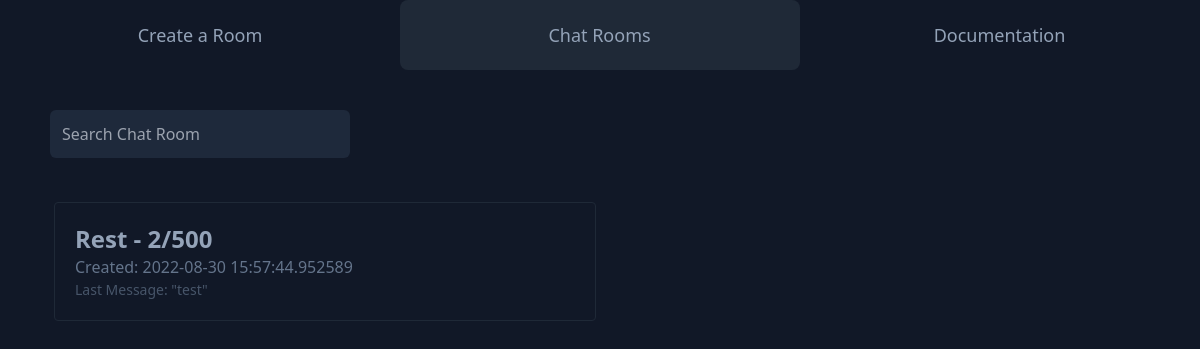
Before: / with the older database file.
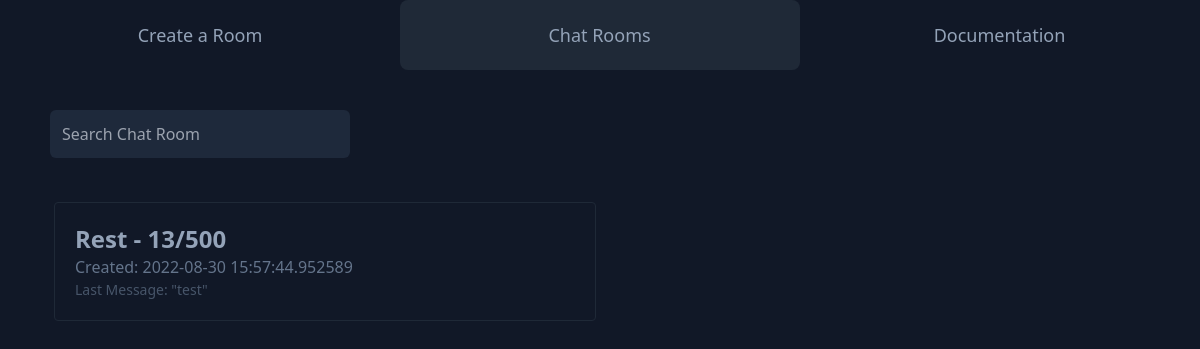
After: the same page with the newer database file.
### app.py (models this page shows, shortened)
class Rooms(db.Model):
    RID = db.Column(db.Integer, primary_key=True)
    name = db.Column(db.String(100), unique=True, nullable=False)
    visibility = db.Column(db.String(20), nullable=False)
    date = db.Column(db.DateTime, nullable=False, default=datetime.utcnow)
    messages = db.Column(db.Integer)
    closing = db.Column(db.Boolean)
    chatters = db.Column(db.Integer)

class Logs(db.Model):
    MID = db.Column(db.Integer, primary_key=True)
    RID = db.Column(db.Integer, nullable=False)
    message = db.Column(db.String(1000), nullable=False)

### app.py (the view)
@app.route('/', methods=['GET', 'POST'])
def index():
    query = request.args.get('query')
    search = "%{}%".format(query)
    public_rooms = Rooms.query.filter_by(visibility='public').filter(Rooms.name.like(search)).all()
    if query:
        return render_template('partial/roomsQuery.html', rooms=public_rooms, LastMessage=getLastMessage)
    elif query == "":
        return render_template('partial/roomsQuery.html',rooms = public_rooms, LastMessage = getLastMessage)
    public_rooms = Rooms.query.filter_by(visibility='public').all()
    return render_template('listrooms.html', rooms=public_rooms, LastMessage=getLastMessage)

### app.py (called while the page is built)
def getLastMessage(RID):
    LastMessage = Logs.query.filter_by(RID=RID).order_by(Logs.MID.desc()).first()
    if LastMessage:
        return LastMessage.message
    return "No messages yet..."

### templates/listrooms.html (shortened to what this page needs)
{% extends 'layouts/layout_land.html' %}
{% block content %}
    <div class = "div2">
        <div class = "flex justify-start flex-wrap py-10">
            <input type = "text" placeholder = "Search Chat Room" id = "searchQuery" class = "bg-slate-800 rounded-md p-3 text-slate-400 font-light focus:outline-none ml-[50px] w-[300px]">
        </div>
        <div class = "flex flex-wrap mx-[50px]" id = "roomsList">
            {% include 'partial/roomsQuery.html' %}
        </div>
    </div>
{% endblock %}

### templates/layouts/layout_land.html (shortened to what this page needs)
<!DOCTYPE html>
<html lang="en">
<head>
    <link rel="stylesheet" href="{{url_for('static',filename='dist/css/output.css')}}">
</head>
<body class = "bg-gray-900">
    <div class = "flex flex-wrap w-full text-lg">
        <a href="/createroom" class = "create-room w-4/12 rounded-lg text-center text-slate-400 py-5 font-extralight border border-transparent">
            Create a Room
        </a>
        <a href="/" class = "chat-room w-4/12 rounded-lg text-center border-l-0 text-slate-400 py-5 font-extralight border border-transparent">
            Chat Rooms
        </a>
        <a href="/about" class = "documentation w-4/12 rounded-lg text-center border-l-0 text-slate-400 py-5 font-extralight border border-transparent">
            Documentation
        </a>
    </div>
    {% block content %}
    {% endblock %}
</body>
</html>

### templates/partial/roomsQuery.html
              {% if rooms|length < 1 %}
                <h4 class = "text-center text-slate-400">No active rooms found!</h4>
              {% else %}
            {% for room in rooms %}
            <div class = "border border-gray-800 w-[calc(50%-8px)] m-1 rounded p-5 overflow-hidden hover:bg-gray-800 transition">
                <a href = {{url_for('roomview', RID = room.RID, name = room.name)}}>
                    <h2 class = "text-slate-400 text-2xl cursor-pointer font-semibold truncate hover:underline">
                        {{room.name}} - {{room.messages}}/500
                    </h2>
                </a>
                <p class = "text-slate-500">Created: {{room.date}}</p>
                <p class = "text-slate-600 text-[14px] font-normal truncate">Last Message: "{{LastMessage(room.RID)}}"</p>
            </div>
            {% endfor %}
      {% endif %}

### templates/listrooms.html (style rules this page uses)
.chat-room { background-color: rgb(31 41 55); }

Changed rows visible on the page:
changed Rooms "Rest": messages "2" → "13"
